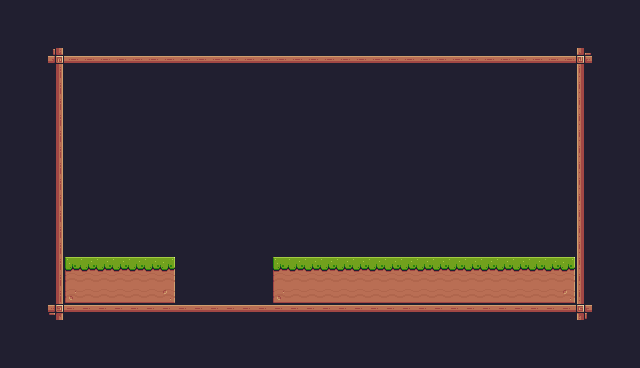

Rendered tile map (Tiled .tmx) drawn with the repository's tilesets; below, a short description and the full map source, tile grids included:
An orthogonal 40x23 tile map with 16x16 px tiles, 1 tile layer (Background) and 1 object (Player).

<map version="1.10" tiledversion="1.10.2" orientation="orthogonal" renderorder="right-down" width="40" height="23" tilewidth="16" tileheight="16" infinite="0" nextlayerid="3" nextobjectid="2">
 <tileset firstgid="1" source="Pixel Adventure.tsx" />
 <layer id="1" name="Background" width="40" height="23">
  <data encoding="csv">
112,112,112,112,112,112,112,112,112,112,112,112,112,112,112,112,112,112,112,112,112,112,112,112,112,112,112,112,112,112,112,112,112,112,112,112,112,112,112,112,
112,112,112,112,112,112,112,112,112,112,112,112,112,112,112,112,112,112,112,112,112,112,112,112,112,112,112,112,112,112,112,112,112,112,112,112,112,112,112,112,
112,112,112,112,112,112,112,112,112,112,112,112,112,112,112,112,112,112,112,112,112,112,112,112,112,112,112,112,112,112,112,112,112,112,112,112,112,112,112,112,
112,112,112,135,134,134,134,134,134,134,134,134,134,134,134,134,134,134,134,134,134,134,134,134,134,134,134,134,134,134,134,134,134,134,134,134,133,112,112,112,
112,112,112,113,112,112,112,112,112,112,112,112,112,112,112,112,112,112,112,112,112,112,112,112,112,112,112,112,112,112,112,112,112,112,112,112,111,112,112,112,
112,112,112,113,112,112,112,112,112,112,112,112,112,112,112,112,112,112,112,112,112,112,112,112,112,112,112,112,112,112,112,112,112,112,112,112,111,112,112,112,
112,112,112,113,112,112,112,112,112,112,112,112,112,112,112,112,112,112,112,112,112,112,112,112,112,112,112,112,112,112,112,112,112,112,112,112,111,112,112,112,
112,112,112,113,112,112,112,112,112,112,112,112,112,112,112,112,112,112,112,112,112,112,112,112,112,112,112,112,112,112,112,112,112,112,112,112,111,112,112,112,
112,112,112,113,112,112,112,112,112,112,112,112,112,112,112,112,112,112,112,112,112,112,112,112,112,112,112,112,112,112,112,112,112,112,112,112,111,112,112,112,
112,112,112,113,112,112,112,112,112,112,112,112,112,112,112,112,112,112,112,112,112,112,112,112,112,112,112,112,112,112,112,112,112,112,112,112,111,112,112,112,
112,112,112,113,112,112,112,112,112,112,112,112,112,112,112,112,112,112,112,112,112,112,112,112,112,112,112,112,112,112,112,112,112,112,112,112,111,112,112,112,
112,112,112,113,112,112,112,112,112,112,112,112,112,112,112,112,112,112,112,112,112,112,112,112,112,112,112,112,112,112,112,112,112,112,112,112,111,112,112,112,
112,112,112,113,112,112,112,112,112,112,112,112,112,112,112,112,112,112,112,112,112,112,112,112,112,112,112,112,112,112,112,112,112,112,112,112,111,112,112,112,
112,112,112,113,112,112,112,112,112,112,112,112,112,112,112,112,112,112,112,112,112,112,112,112,112,112,112,112,112,112,112,112,112,112,112,112,111,112,112,112,
112,112,112,113,112,112,112,112,112,112,112,112,112,112,112,112,112,112,112,112,112,112,112,112,112,112,112,112,112,112,112,112,112,112,112,112,111,112,112,112,
112,112,112,113,112,112,112,112,112,112,112,112,112,112,112,112,112,112,112,112,112,112,112,112,112,112,112,112,112,112,112,112,112,112,112,112,111,112,112,112,
112,112,112,113,7,8,8,8,8,8,9,112,112,112,112,112,112,7,8,8,8,8,8,8,8,8,8,8,8,8,8,8,8,8,8,9,111,112,112,112,
112,112,112,113,29,30,30,30,30,30,31,112,112,112,112,112,112,29,30,30,30,30,30,30,30,30,30,30,30,30,30,30,30,30,30,31,111,112,112,112,
112,112,112,113,51,52,52,52,52,52,53,112,112,112,112,112,112,51,52,52,52,52,52,52,52,52,52,52,52,52,52,52,52,52,52,53,111,112,112,112,
112,112,112,91,90,90,90,90,90,90,90,90,90,90,90,90,90,90,90,90,90,90,90,90,90,90,90,90,90,90,90,90,90,90,90,90,89,112,112,112,
112,112,112,112,112,112,112,112,112,112,112,112,112,112,112,112,112,112,112,112,112,112,112,112,112,112,112,112,112,112,112,112,112,112,112,112,112,112,112,112,
112,112,112,112,112,112,112,112,112,112,112,112,112,112,112,112,112,112,112,112,112,112,112,112,112,112,112,112,112,112,112,112,112,112,112,112,112,112,112,112,
112,112,112,112,112,112,112,112,112,112,112,112,112,112,112,112,112,112,112,112,112,112,112,112,112,112,112,112,112,112,112,112,112,112,112,112,112,112,112,112
</data>
 </layer>
 <objectgroup id="2" name="Spawnpoints">
  <object id="1" name="Player" type="Player" x="100" y="225" width="32" height="32" />
 </objectgroup>
</map>
